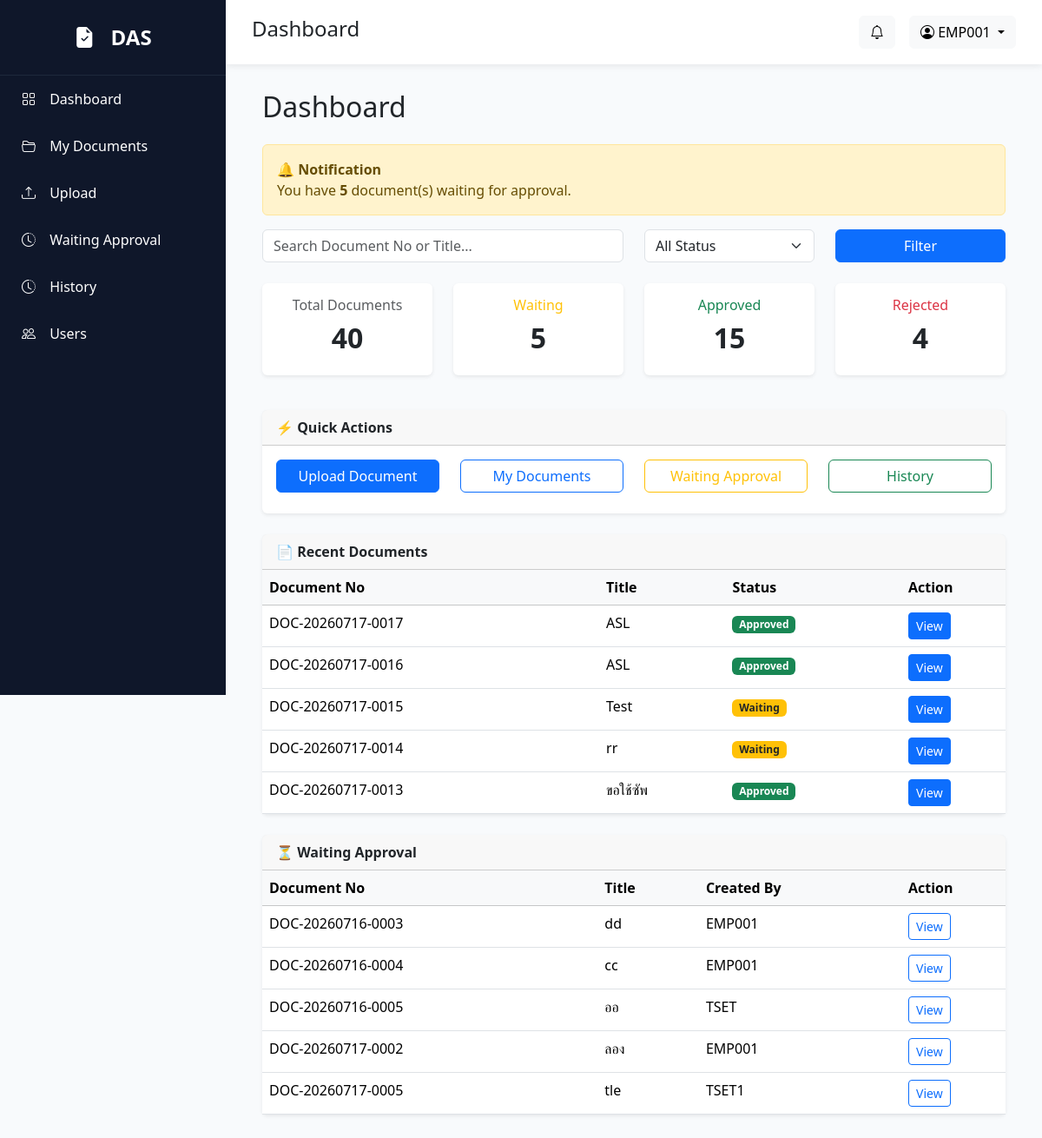
The page /dashboard (signed in) on the database as committed earlier.
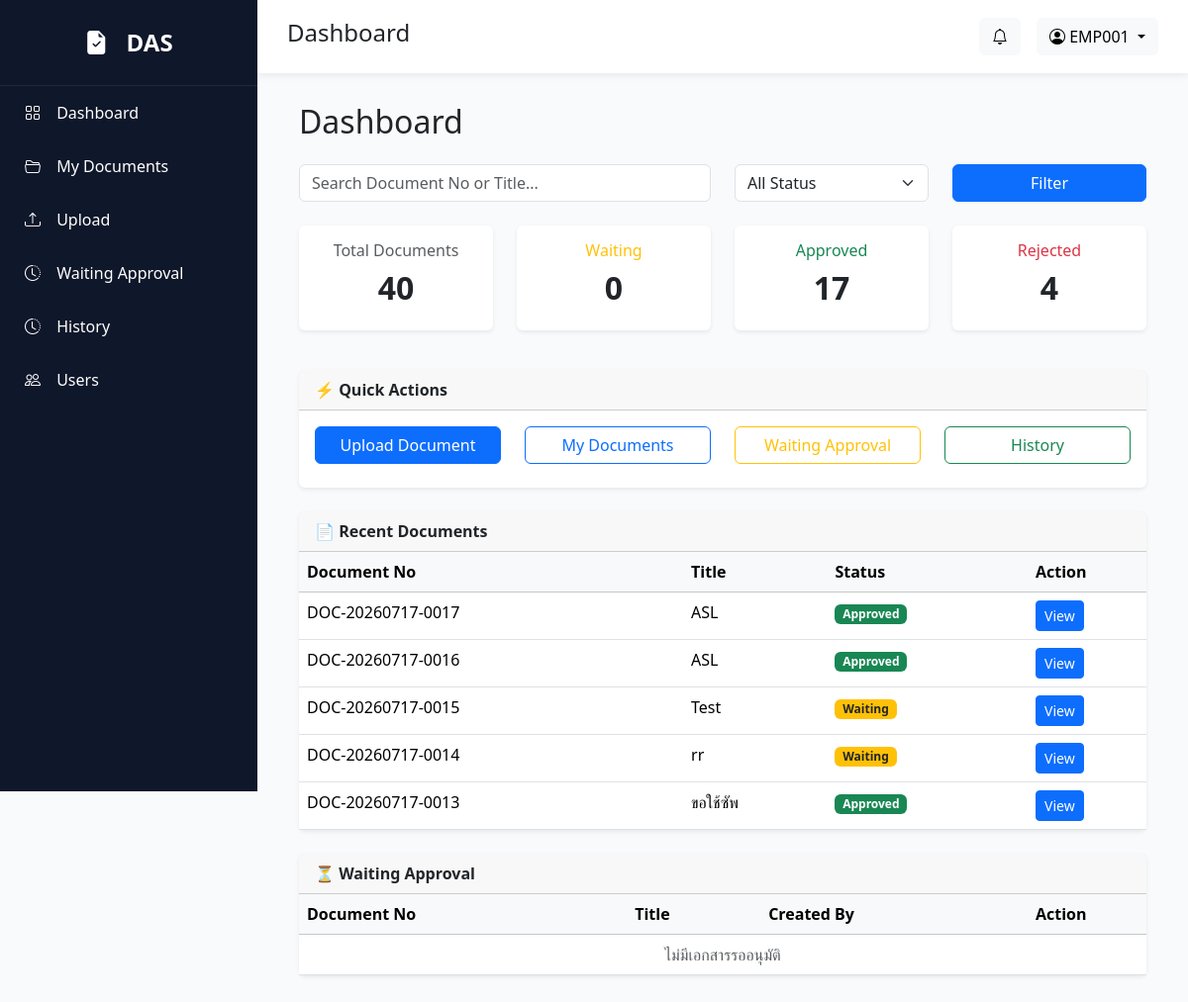
The same page on the database as committed later.
### models/document.py (models this page shows)
class Document(db.Model):
    __tablename__ = "documents"
    id = db.Column(db.Integer, primary_key=True)
    document_no = db.Column(db.String(30), unique=True, nullable=False)
    title = db.Column(db.String(255), nullable=False)
    document_type = db.Column(db.String(100), nullable=False)
    description = db.Column(db.Text)
    file_name = db.Column(db.String(255))
    status = db.Column(db.String(50), default="Waiting Manager")
    created_by = db.Column(db.String(20))
    current_approver = db.Column(db.String(20))
    created_at = db.Column(db.DateTime, default=datetime.utcnow)
    approval_steps = db.relationship(
        "ApprovalStep",
        backref="document",
        lazy=True,
        cascade="all, delete-orphan",
        order_by="ApprovalStep.sequence"
    )

### models/approval_step.py (models this page shows)
class ApprovalStep(db.Model):
    __tablename__ = "approval_steps"
    id = db.Column(db.Integer, primary_key=True)
    document_id = db.Column(
        db.Integer,
        db.ForeignKey("documents.id"),
        nullable=False
    )
    approver_id = db.Column(
        db.Integer,
        db.ForeignKey("users.id"),
        nullable=False
    )
    sequence = db.Column(
        db.Integer,
        nullable=False
    )
    status = db.Column(
        db.String(20),
        default="Pending"
    )
    approved_at = db.Column(
        db.DateTime
    )
    comment = db.Column(
        db.Text
    )
    created_at = db.Column(
        db.DateTime,
        default=datetime.utcnow
    )

### routes/dashboard.py (the view, shortened to what this page needs)
@dashboard_bp.route("/dashboard")
@login_required
def dashboard():
    search = request.args.get("search", "").strip()
    status = request.args.get("status", "").strip()
    total_documents = Document.query.count()
    waiting_documents = ApprovalStep.query.filter_by(
        approver_id=current_user.id,
        status="Waiting"
    ).count()
    approved_documents = Document.query.filter_by(
        status="Approved"
    ).count()
    rejected_documents = Document.query.filter_by(
        status="Rejected"
    ).count()
    if current_user.role == "Admin":
        recent_query = Document.query
    else:
        recent_query = Document.query.filter_by(
            created_by=current_user.employee_id
        )
    if search:
        recent_query = recent_query.filter(
            (Document.document_no.ilike(f"%{search}%")) |
            (Document.title.ilike(f"%{search}%"))
        )
    if status:
        recent_query = recent_query.filter(
            Document.status == status
        )
    recent_documents = (
        recent_query
        .order_by(Document.id.desc())
        .limit(5)
        .all()
    )
    waiting_query = ApprovalStep.query.filter_by(
        approver_id=current_user.id,
        status="Waiting"
    )
    waiting_approvals = (
        waiting_query
        .order_by(ApprovalStep.sequence)
        .limit(5)
        .all()
    )
    return render_template(
        "dashboard/index.html",
        total_documents=total_documents,
        waiting_approvals=waiting_approvals,
        waiting_documents=waiting_documents,
        approved_documents=approved_documents,
        rejected_documents=rejected_documents,
        recent_documents=recent_documents,
        search=search,
        status=status
    )

### app.py (called while the page is built)
@login_manager.user_loader
def load_user(user_id):
    return User.query.get(int(user_id))

### templates/dashboard/index.html (shortened to what the changed rows need)
{% extends "layout/base.html" %}
{% block content %}
<div class="container">
    <h2 class="mb-4">Dashboard</h2>
    {% if waiting_documents > 0 %}
    <div class="alert alert-warning">
        <strong>🔔 Notification</strong>
        <br>
        You have
        <strong>{{ waiting_documents }}</strong>
        document(s) waiting for approval.
    </div>
    {% endif %}
    <form method="GET" action="/dashboard" class="mb-4">
        <div class="row">
        </div>
    </form>
    <div class="row">
        <div class="col-md-3 mb-3">
            <div class="card shadow-sm border-0">
                <div class="card-body text-center">
                    <h2 class="fw-bold">{{ total_documents }}</h2>
                </div>
            </div>
        </div>
        <div class="col-md-3 mb-3">
            <div class="card shadow-sm border-0">
                <div class="card-body text-center">
                    <h6 class="text-warning">Waiting</h6>
                    <h2 class="fw-bold">{{ waiting_documents }}</h2>
                </div>
            </div>
        </div>
        <div class="col-md-3 mb-3">
            <div class="card shadow-sm border-0">
                <div class="card-body text-center">
                    <h6 class="text-success">Approved</h6>
                    <h2 class="fw-bold">{{ approved_documents }}</h2>
                </div>
            </div>
        </div>
        <div class="col-md-3 mb-3">
            <div class="card shadow-sm border-0">
                <div class="card-body text-center">
                    <h2 class="fw-bold">{{ rejected_documents }}</h2>
                </div>
            </div>
        </div>
    </div>
    <div class="card mt-4 shadow-sm border-0">
        <div class="card-header fw-bold">
        </div>
        <div class="card-body">
        </div>
    </div>
    <div class="card mt-4 shadow-sm border-0">
        <div class="card-header fw-bold">
        </div>
        <div class="card-body p-0">
            <table class="table table-hover mb-0">
                <thead class="table-light">
                    <tr>
                        <th>Document No</th>
                        <th>Title</th>
                        <th>Status</th>
                        <th width="120">Action</th>
                    </tr>
                </thead>
                <tbody>
                    {% for doc in recent_documents %}
                    <tr>
                        <td>{{ doc.document_no }}</td>
                        <td>{{ doc.title }}</td>
                        <td>
                            {% if doc.status == "Approved" %}
                            <span class="badge bg-success">Approved</span>
                            {% elif doc.status == "Rejected" %}
                            <span class="badge bg-danger">Rejected</span>
                            {% else %}
                            <span class="badge bg-warning text-dark">
                                Waiting
                            </span>
                            {% endif %}
                        </td>
                        <td>
                            <a href="/documents/{{ doc.id }}" class="btn btn-sm btn-primary">
                                View
                            </a>
                        </td>
                    </tr>
                    {% endfor %}
                </tbody>
            </table>
        </div>
    </div>
    <div class="card mt-4 shadow-sm border-0">
        <div class="card-header fw-bold">
        </div>
        <div class="card-body p-0">
            <table class="table table-hover mb-0">
                <thead class="table-light">
                    <tr>
                        <th>Document No</th>
                        <th>Title</th>
                        <th>Created By</th>
                        <th width="120">Action</th>
                    </tr>
                </thead>
                <tbody>
                    {% for step in waiting_approvals %}
                    <tr>
                        <td>{{ step.document.document_no }}</td>
                        <td>{{ step.document.title }}</td>
                        <td>{{ step.document.created_by }}</td>
                        <td>
                            <a href="/documents/{{ step.document.id }}"
                                class="btn btn-sm btn-outline-primary">
                                View
                            </a>
                        </td>
                    </tr>
                    {% else %}
                    <tr>
                        <td colspan="4" class="text-center text-muted">
                            ไม่มีเอกสารรออนุมัติ
                        </td>
                    </tr>
                    {% endfor %}
                </tbody>
            </table>
        </div>
    </div>
</div>
{% endblock %}

Rows that differ between the two databases and show on the page:
no longer on this page (row edited): ApprovalStep: document.document_no "DOC-20260716-0003", document "dd", document.created_by "EMP001"
no longer on this page (row edited): ApprovalStep: document.document_no "DOC-20260716-0004", document "cc", document.created_by "EMP001"
no longer on this page (row edited): ApprovalStep: document.document_no "DOC-20260716-0005", document "ออ", document.created_by "TSET"
no longer on this page (row edited): ApprovalStep: document.document_no "DOC-20260717-0002", document "ลอง", document.created_by "EMP001"
no longer on this page (row edited): ApprovalStep: document.document_no "DOC-20260717-0005", document "tle", document.created_by "TSET1"
Other text that changed with them:
{{ waiting_documents }}: "5" → "0"
{{ approved_documents }}: "15" → "17"
{{ waiting_documents }}: "5" → (not shown)
text no longer shown: "🔔 Notification You have document(s) waiting for approval."
text now shown: "ไม่มีเอกสารรออนุมัติ"
